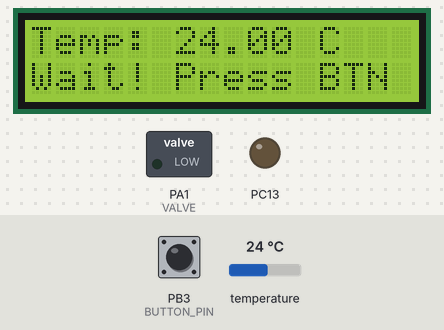
Bench run of a program on a simulated STM32 Black Pill. On the bench: 16×2 character LCD, switched loads named in the program (green lamp = pin HIGH), output pins drawn as LEDs (lit = HIGH). Dashed ring = blinking. Inputs (shaded band) come from the test bench; at power-on: PB3 (BUTTON_PIN) HIGH, temperature 24 °C. What the program prints to the serial monitor is not drawn.

Above: at 3.9 s.
4.0 s: PB3 (BUTTON_PIN) pulled LOW for 0.15 s
At 4.6 s:
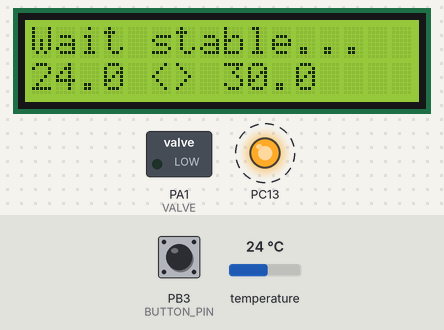
4.7 s: temperature set to 29.4 °C
At 5.72 s:
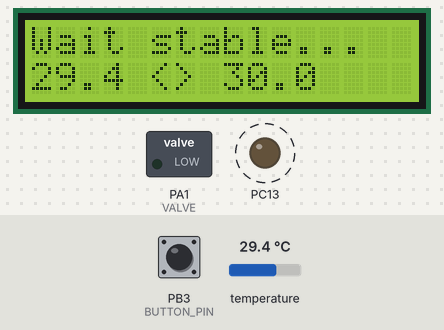
6.9 s: temperature set to 30.6 °C
At 8.9 s:
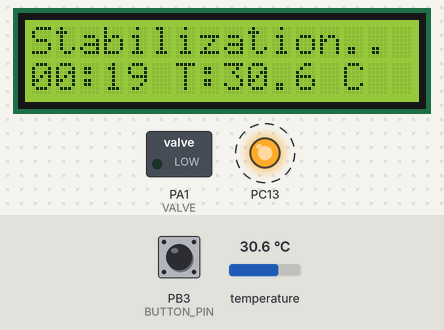
9.9 s: temperature set to 12 °C
At 28.84 s:
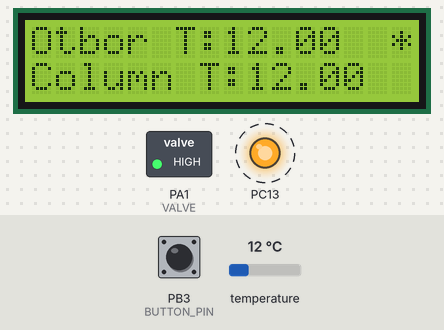
Timing chart, 0 to 30.1 s (numbered marks = the images above; inputs shaded):
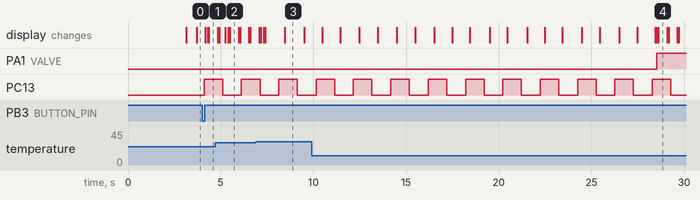

Measured:
- the behaviour switches between 29.9 and 30 °C on temperature (found by bisection; images 2 and 3)
- after the input at 4.0 s, the display: first changes after 0.16 s (image 1 shows a later state)
- after the input at 4.7 s, the display: first differs from a run without the input after 0.54 s (image 2)
- after the input at 6.9 s, the display: first differs from a run without the input after 0.42 s (image 3 shows a later state)
- by itself, PC13: alternates HIGH for 1.0 s and LOW for 1.0 s
- what the display in image 2 shows lasts 0.5 s, from 5.5 s to 6.0 s

The program:

main.cpp
```cpp
#include <Arduino.h>
#include <STM32FreeRTOS.h>
#include "DS18B20.h"
#include <LiquidCrystal_I2C.h>


#define ONE_WIRE_BUS PA3
#define BUTTON_PIN PB3
#define VALVE PA1

OneWire oneWire(ONE_WIRE_BUS);
DS18B20 sensor(&oneWire);

LiquidCrystal_I2C lcd(0x27,16,2);

//Переменные датчика
float temp = 0;
//Переменные настройки
float targetTemp = 30;
float g = 0.5;
float startTemp = 0;
//Переменные таймера
int minute = 5;
int second = 0;
//Флаг тикать или не тикать
bool timerRun = true;
//Флаги клапана
bool valveFlag = false;


//Состояния системы дисплея и всего остального
enum DisplayMode
{
  WAIT,           //главный экран ожидание
  OTBOR,          //режим отбора голов / спирта
  STOP,           //полная / аварийная остановка
  FINISH,         //окончание отбора
  SET_UP,         //настройка гистерезиса
  STABILIZATION,  //режим стабилизации
  OTBOR_WAIT,     //ожидание отбора
  SET_TARGET,     //установка температуры когда начнется стабилизация
  TIMER_STAB,      //таймер стабилизации перед началом отбора
  ALARM
};

// Состояния кнопки
enum ButtonMode {NOPRESS, PRESS, DUR};
// Состояние системы
//enum SystemState {IDLE};

DisplayMode currentmode = WAIT;
//volatile потому что currenButton будут менять разные функции
volatile ButtonMode currentButton = NOPRESS;
//SystemState currentSystem = IDLE;


//Заголовки задач
TaskHandle_t task1;
TaskHandle_t task2;
TaskHandle_t task3;
TaskHandle_t task4;
TaskHandle_t task5;
TaskHandle_t task6;
TaskHandle_t task7;

// Мьютекс для защиты Serial
SemaphoreHandle_t serialMutex;
// Мьютекс для lcd
SemaphoreHandle_t lcdMutex;
// Мьютекс для защиты переменной температуры
SemaphoreHandle_t tempMutex;

// Семафоры
//Семафор таймера
SemaphoreHandle_t TimerSimaphore = NULL;


/*************************************************************************************************************************************************/
//Задача 1
void Task1(void *parametr)
{

  pinMode(PC13, OUTPUT);

  while(1){
    digitalWrite(PC13, LOW);
    vTaskDelay(1000);
    digitalWrite(PC13, HIGH);
    vTaskDelay(1000);
  }
}


// Задача 2
void Task2(void *parametr)
{
  while(1)
  {
    if (valveFlag == true)
    {
      if (xSemaphoreTake(serialMutex, portMAX_DELAY)==pdTRUE)
        {
          Serial.println("Клапан открыт!");
          xSemaphoreGive(serialMutex);
        }
    }
    if (valveFlag == false)
    {
      if (xSemaphoreTake(serialMutex, portMAX_DELAY)==pdTRUE)
      {
         Serial.println("Клапан закрыт!");
         xSemaphoreGive(serialMutex);
      }
    }

  vTaskDelay(5000);
  }
}


/*************************************************************************************************************************************************/
//Задача 3 работа с датчиком температуры
void Task3(void *parametr)
{
  while(1){
    sensor.requestTemperatures();                             //запрашиваем температуру
    unsigned long temptime = millis();                        //
    while (!sensor.isConversionComplete())                    //
    {                                                         //
      if (millis() - temptime > 1000){                        //конвертация температуры 1 сек
        break;                                                //
      }                                                       //
      vTaskDelay(10);                                         //
  }

    if (xSemaphoreTake(serialMutex, portMAX_DELAY)==pdTRUE)
    {
      Serial.println(sensor.getTempC());                        //выводим температуру в сериал

      xSemaphoreGive(serialMutex);
    }

    if (xSemaphoreTake(tempMutex, portMAX_DELAY)==pdTRUE)
    {
      temp = sensor.getTempC();                                 //пишем температуру в переменную temp
      xSemaphoreGive(tempMutex);
    }

    vTaskDelay(1000);
  }
}

/*************************************************************************************************************************************************/
//Задача 4 работа с дисплеем
void Task4(void *parametr)
{
  static unsigned long counter = 0;
  static bool star = false;
  while(1){

    switch(currentmode)
    {
      case WAIT:
        if (xSemaphoreTake(lcdMutex, portMAX_DELAY)==pdTRUE)
        {
          lcd.setCursor(0, 0);
          lcd.print("Temp: ");
          lcd.print(temp);
          lcd.print(" C  ");
          lcd.setCursor(0, 1);
          lcd.print("Wait! Press BTN");
          xSemaphoreGive(lcdMutex);
        }
        vTaskDelay(500);
        break;
      case SET_UP:
        if (xSemaphoreTake(lcdMutex, portMAX_DELAY)==pdTRUE)
        {
          lcd.setCursor(0, 0);
          lcd.print("Gysteresis ");
          lcd.setCursor(11, 0);
          lcd.print(g,1); //Выводим с одним знаком после запятой
          lcd.print("  ");
          lcd.setCursor(0, 1);
          lcd.print("Press BTN +0.5");

          xSemaphoreGive(lcdMutex);
        }
        break;
      case STABILIZATION:
        if (xSemaphoreTake(lcdMutex, portMAX_DELAY)==pdTRUE)
        {
          lcd.setCursor(0,0);
          lcd.print("Wait stable...   ");
          lcd.setCursor(0, 1);
          lcd.print(temp, 1);
          lcd.setCursor(5, 1);
          lcd.print("<>");
          lcd.setCursor(8, 1);
          lcd.print(targetTemp, 1);
          if(millis() - counter > 500)
          {
            counter = millis();
            lcd.setCursor(15, 1);
            lcd.print("*");
          }
          else
          {
            lcd.setCursor(15, 1);
            lcd.print(" ");
          }
          xSemaphoreGive(lcdMutex);
        }
        break;
      case SET_TARGET:
        if (xSemaphoreTake(lcdMutex, portMAX_DELAY)==pdTRUE)
        {
         lcd.setCursor(0, 0);
         lcd.print("Target temp");
         lcd.setCursor(12, 0);
         lcd.print(targetTemp);
         lcd.setCursor(0,1);
         lcd.print("Press BTN max 80");
         xSemaphoreGive(lcdMutex);
        }
        break;
      case TIMER_STAB:
        if (xSemaphoreTake(lcdMutex, portMAX_DELAY)==pdTRUE)
        {
          lcd.setCursor(0, 0);
          lcd.print("Stabilization..");
          lcd.setCursor(0, 1);
          if (minute < 10) lcd.print("0");
          lcd.print(minute);
          lcd.print(":");
          lcd.setCursor(3, 1);
          if (second < 10) lcd.print("0");
          lcd.print(second);
          lcd.print(" T:");
          lcd.print(temp, 1);
          lcd.print(" C  ");

          xSemaphoreGive(lcdMutex) ;
        }
        break;
      case OTBOR:
        if (xSemaphoreTake(lcdMutex, portMAX_DELAY)==pdTRUE)
        {
          lcd.setCursor(0, 0);
          lcd.print("Otbor T:");
          lcd.print(startTemp);
          lcd.setCursor(0, 1);
          lcd.print("Column T:");
          lcd.print(temp);
          if (valveFlag == true)
          {
            lcd.setCursor(15, 0);
            lcd.print("*");
          }
          else if (valveFlag == false)
          {
            lcd.setCursor(15, 0);
            lcd.print(" ");
          }
          if (millis() - counter > 500)
          {
            counter = millis();
            lcd.setCursor(15, 1);
            lcd.print("*");
          }
          else
          {
            lcd.setCursor(15, 1);
            lcd.print(" ");
          }
          xSemaphoreGive(lcdMutex);
        }
        break;
    }

    vTaskDelay(50);
  }
}


/*************************************************************************************************************************************************/
//Задача 5 работа кнопки
void Task5(void *parametr)
{
  // Пины
  pinMode(BUTTON_PIN, INPUT_PULLUP);
  // Переменные кнопки
  bool lastState = HIGH;        //Последнее состояние кнопки
  bool currentState;            //Текущее состояние
  unsigned long pressStart = 0; //Время нажатия
  unsigned long pressDur = 0;   //Время удержания
  while(1)
  {
    currentState = digitalRead(BUTTON_PIN); //Читаем кнопку
    if(lastState == HIGH && currentState == LOW)
    {
      pressStart = millis();    //Засекаем время
      if (xSemaphoreTake(serialMutex, portMAX_DELAY)==pdTRUE)
      {
        Serial.println("Кнопка нажата");
        xSemaphoreGive(serialMutex);
      }
    }
    if (lastState == LOW && currentState == HIGH)
    {
      pressDur = millis() - pressStart; //Засекаем время сколько держали
      if (pressDur < 2000)              //Если время удержания меньше 2 сек
      {
        if (xSemaphoreTake(serialMutex, portMAX_DELAY)==pdTRUE)
        {
          Serial.println("Короткое нажатие");
          xSemaphoreGive(serialMutex);
        }
        currentButton = PRESS;
      }

      else
      {
        if (xSemaphoreTake(serialMutex, portMAX_DELAY)==pdTRUE)
        {
          Serial.println("Удержание");
          xSemaphoreGive(serialMutex);
        }
        currentButton = DUR;
      }


    }
    lastState = currentState;
    vTaskDelay(20);

  }


}


/*************************************************************************************************************************************************/
// Задача 6 основная логика
void Task6(void *parametr)
{
  while(1)
  {

    switch (currentmode)
    {
    case WAIT:                              //ждем длинного удержания кнопки в режиме главного экрана WAIT
      if(currentButton == DUR)
      {
        lcd.clear();
        currentmode = SET_UP;
      }
      if(currentButton == PRESS)
      {
        lcd.clear();
        currentmode = STABILIZATION;
        currentButton = NOPRESS;
      }
      break;

    case SET_UP:                            //регулируем гистеризис кнопкой в режиме экрана SET_UP
      if(currentButton == PRESS)
      {
        g += 0.5;                           //прибавляем сразу по 0.5
        if(g > 3.0) g = 0.5;                //при значении больше 3 скидываем обратно на 0.5
      }
      else if (currentButton == DUR)        //удерживая кнопку для перехода обратно к экрану WAIT
      {
        currentmode = WAIT;
        lcd.clear();                        //очистили дисплей
      }

      break;

    case STABILIZATION:

      if (currentButton==DUR)
      {
        lcd.clear();
        currentmode = SET_TARGET;
      }
      if (temp >= targetTemp)
      {
        lcd.clear();
        currentmode = TIMER_STAB;
      }
      break;

    case SET_TARGET:
      if (currentButton==PRESS)
        {
          targetTemp += 1;
          if(targetTemp > 35) targetTemp = 30;
        }
      else if (currentButton == DUR)
        {
          currentmode = STABILIZATION;
          lcd.clear();
        }
      break;

      case TIMER_STAB:
        static bool timerStarted = false; //флаг запуска таймера
        if (!timerStarted)
        {
          //lcd.clear();
          xSemaphoreGive(TimerSimaphore);//даем симафор таймеру стабилизации
          timerStarted = true;
        }
        if (!timerRun)//таймер отработал
        {
        timerStarted = false;
        lcd.clear();
        startTemp = temp; // записываем в переменную температуру для старта отбора
        currentmode = OTBOR;
        }
        break;

      case OTBOR:
        if (!(temp > startTemp + g)) //если температура не превысела стартовой температуры + гистерезис
        {
          digitalWrite(VALVE, HIGH);
          valveFlag = true;

        }

        if (temp > (startTemp + g)) //если температура превысела
        {
          digitalWrite(VALVE, LOW);
          valveFlag = false;
        }
        if (currentButton == DUR)//При длительном удержании выходим в режим ожидания
        {
          lcd.clear();
          digitalWrite(VALVE, LOW);//Закрываем клапан
          valveFlag = false;
          startTemp = 0; //Сбрасываем стартовую температуру
          currentmode = WAIT;
        }

        break;

    }
    currentButton = NOPRESS;

  vTaskDelay(50);
  }
}

// Задача 7 таймер обратного отсчета
/*************************************************************************************************************************************************/
void Task7(void *parametr)
{
  //возвращает количество тиков с момента старта планировщика
  //Проснулись прямо сейчас, запомнили время
  TickType_t xLastWakeTime = xTaskGetTickCount();
  //Определяем период таймера: ровно 1 секунда.
  //pdMS_TO_TICKS(1000) — макрос, переводящий миллисекунды в тики. 1000 мс = 1 секунда.
  //const — значение не будет меняться никогда
  //TickType_t — специальный тип FreeRTOS для времени (обычно uint32_t)
  const TickType_t xPeriod = pdMS_TO_TICKS(1000);
  while(1)
  {
    // Ждём семафор (задача спит здесь, не жрёт процессор)
    if(xSemaphoreTake(TimerSimaphore,portMAX_DELAY)==pdTRUE)
    {
      //сбрасываем начальные значения
      minute = 0;
      second = 20;
      timerRun = true;
      //перезапускаем точку отчета
      xLastWakeTime = xTaskGetTickCount();
      //крутим пока не выйдет время
      while (timerRun)
      {
        //ждем ровно одну секунду
        vTaskDelayUntil(&xLastWakeTime, xPeriod);
        //уменшаем секунды
        second -- ;
        //если секунды ушли в минус — занимаем у минут
        if (second < 0)
        {
          second = 59;
          minute -- ;
        }
        //если время вышло останавливаем
        if (minute < 0)
        {
          minute = 0;
          second = 0;
          timerRun = false;
        }
      }
    }
  }
}


//Задача 8 диагностика freertos
/*************************************************************************************************************************************************/
// Новая задача для диагностики
void TaskDiagnostic(void *parameter)
{
  // Ждем запуска всех задач
  vTaskDelay(2000);

  if (xSemaphoreTake(serialMutex, portMAX_DELAY) == pdTRUE)
  {
    Serial.println("=== System Diagnostic ===");
    Serial.println("All tasks started!");
    Serial.print("Free heap: ");
    Serial.println(xPortGetFreeHeapSize());
    Serial.print("Task count: ");
    Serial.println(uxTaskGetNumberOfTasks());
    Serial.println("========================");
    xSemaphoreGive(serialMutex);
  }

  // Удаляем задачу после диагностики
  vTaskDelete(NULL);
}


/*************************************************************************************************************************************************/
void setup() {
  Serial.begin(115200);
  pinMode(VALVE, OUTPUT);
  digitalWrite(VALVE, LOW); //При старте клапан гарантировано закрыт
  sensor.begin();
  sensor.setResolution(10);
  lcd.backlight();
  lcd.init();
  lcd.clear();
  lcd.setCursor(0,0);
  lcd.print("     VALVE       ");
  lcd.setCursor(0, 1);
  lcd.print("   CONTROLLER    ");
  delay(3000);
  lcd.clear();
  Serial.println("****************************");
  Serial.println("* Black Pill Stm32F401CCU6 *");
  Serial.println("*                          *");
  Serial.println("*     Start FreeRtos OS    *");
  Serial.println("****************************");

  serialMutex = xSemaphoreCreateMutex();
  if (serialMutex == NULL) {
    Serial.println("Ошибка создания мьютекса!");
    while (1);
  }

  lcdMutex = xSemaphoreCreateMutex();
  if (lcdMutex == NULL){
    Serial.println("Ошибка создания мьютекса!");
    while(1);
  }

  tempMutex = xSemaphoreCreateMutex();
  if (tempMutex == NULL){
    Serial.println("Ошибка создания мьютекса!");
    while(1);
  }

  //создаем семафор таймера изначально пустой
  TimerSimaphore = xSemaphoreCreateBinary();


  xTaskCreate(Task1, "Blink", 512, NULL, 1, &task1);
  xTaskCreate(Task2, "Serial", 512, NULL, 1, &task2);
  xTaskCreate(Task3, "Temp", 1024, NULL, 3, &task3);
  xTaskCreate(Task4, "Lcd", 1024, NULL, 2, &task4);
  xTaskCreate(Task5, "Button", 1024, NULL, 1, &task5);
  xTaskCreate(Task6, "State", 1024, NULL, 1, &task6);
  xTaskCreate(Task7, "Timer", 512, NULL, 1, &task7);
  xTaskCreate(TaskDiagnostic, "Diagnostic", 256, NULL, 1, NULL);


  vTaskStartScheduler();

  while(1);


}


void loop() {
//тут ничего быть не должно
}
```
